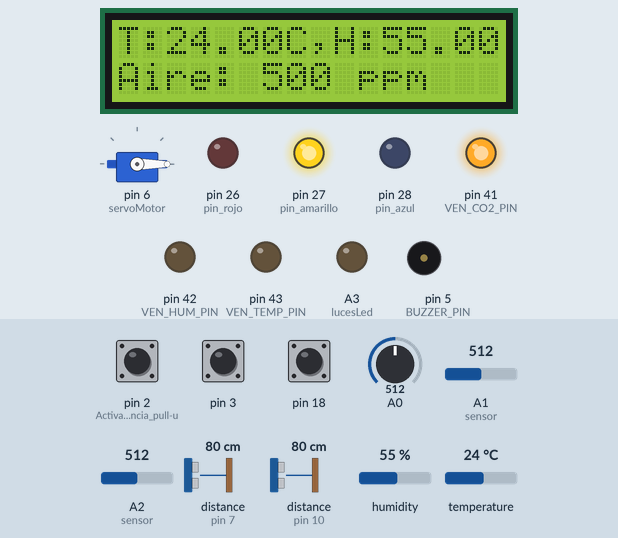
Simulated run of this sketch. Board: Arduino Mega 2560, built with avr-gcc and run on an emulated ATmega2560. On the bench: 16×2 character LCD, servo, output pins drawn as LEDs (lit = HIGH), buzzer (waves = sounding, pin HIGH). Wiring (inferred from the names in the program): 2 × ultrasonic range finder: trigger pin 8, echo pin 7 / trigger pin 11, echo pin 10. The inputs (shaded band) are chosen by the test bench; at power-on: pin 2 (Activa_resistencia_pull-u) HIGH, pin 3 HIGH, humidity 55 %, A0 = 512, temperature 24 °C, pin 18 HIGH, A1 (sensor) = 512, A2 (sensor) = 512, distance to the obstacle (sensors on pin 7, pin 10) 80 cm. The echo pulse lasts 58.3 µs per cm; EEPROM starts erased; pins used as bus, display or sensor lines are not drawn; what the sketch prints to the serial monitor is not drawn.

Above: at 1.4 s.
1.5 s: pin 2 (Activa_resistencia_pull-u) pulled LOW for 0.15 s
At 2.7 s:
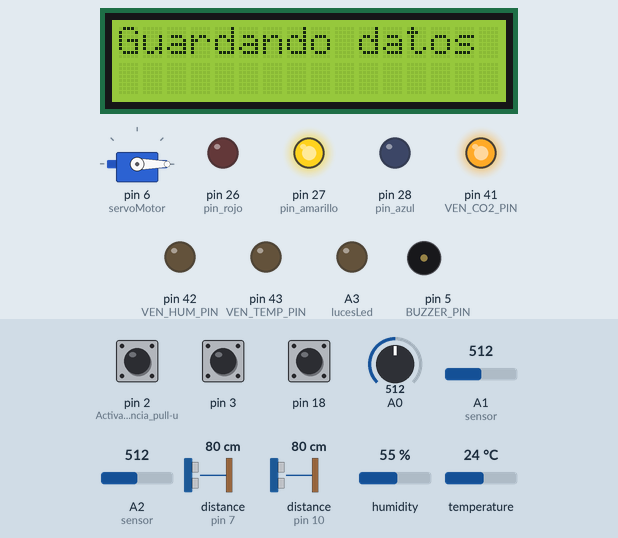
4.4 s: pin 3 pulled LOW for 0.15 s
At 5.4 s:
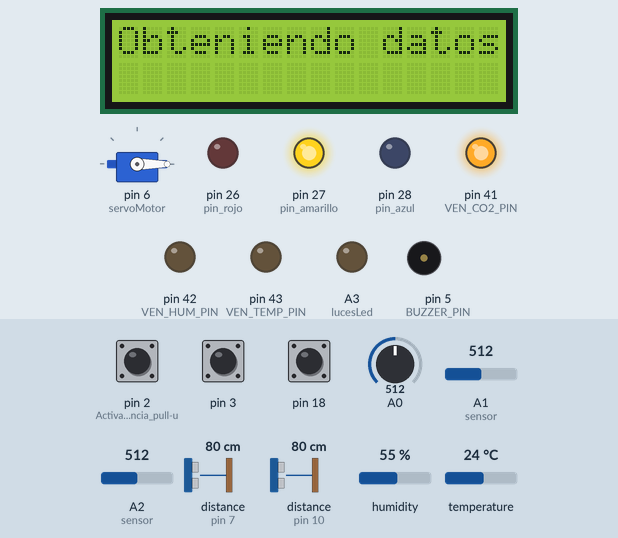
7.1 s: humidity set to 88 %
At 8.9 s:
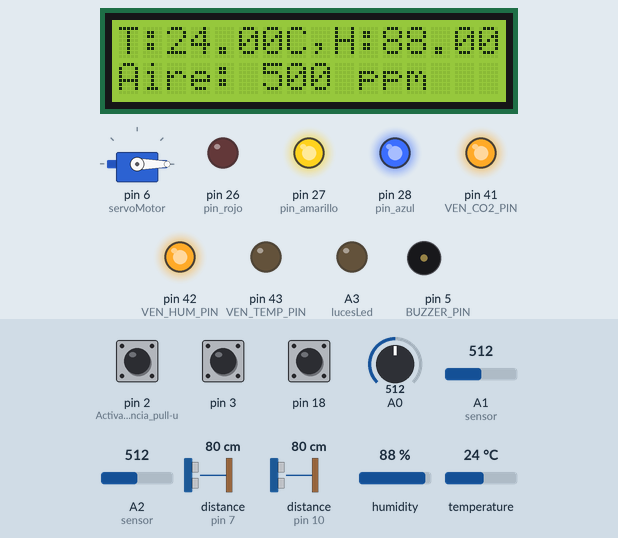
9.3 s: A0 set to 213
At 12.0 s:
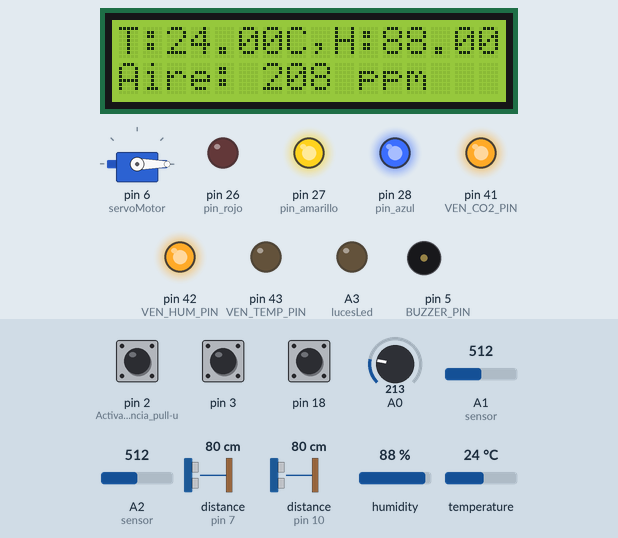
12.6 s: A0 set to 188
At 15.1 s:
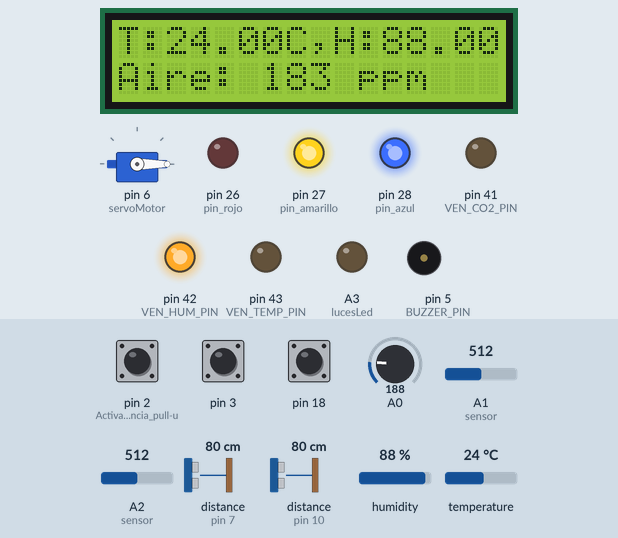
15.9 s: temperature set to 28 °C
At 18.1 s:
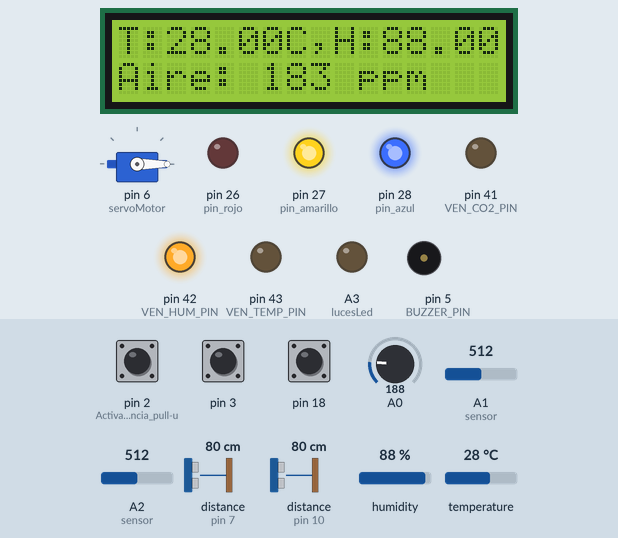
19.2 s: temperature set to 31 °C
Timing chart, 0 to 22.2 s (numbered marks = the images above; inputs shaded):
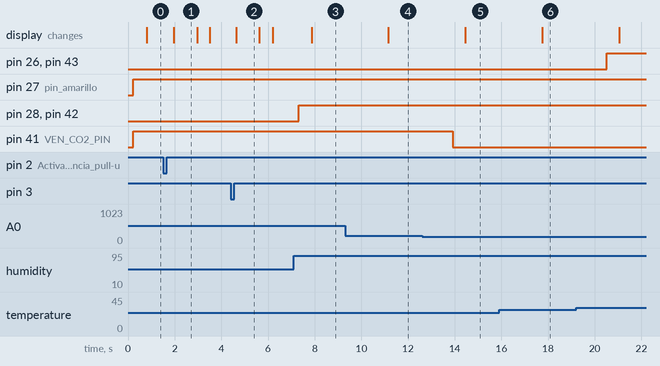

The sketch:

Codigo_Arduino.ino
```cpp
#include <SPI.h>
#include <MFRC522.h>
#include <Servo.h>
#include <ArduinoJson.h>
#include <ArduinoJson.hpp>


#define SS_PIN 53   // SDA del módulo RC522
#define RST_PIN 9   // RST del módulo RC522
//#define SCK_PIN 39  // SCK (Serial Clock)
//#define MOSI_PIN 41 // MOSI (Master Out Slave In)
//#define MISO_PIN 43 // MISO (Master In Slave Out)


//--------------------------Pines fase 2 --------------------------------------
#define VEN_HUM_PIN 42       // pin ventilador humedad
#define VEN_TEMP_PIN 43      // pin venitlador DC tempreatura
#define VEN_CO2_PIN 41      // pin ventilador co2
#define BUZZER_PIN 5  // Pin donde está conectado el buzzer

///--------------------------------------

int gasVal;
volatile int velocidad = 500;
const int maxima = 5000;
const int minima = 100;
const int aumenta = 100;
int serial=0;
float sensibilidad = 0.185; //Ajuste de sensibilidad para sensor de 5A(sensor de corriente)
float corriente= 0.0;
int sensor = A2;
int lectura;
int personas = 0;
// ------------------------------------------
unsigned long tiempo = 0; // dice johnataon que es para archivos grandes


//-------------------- variabeles fase2 -------------------

String json;
StaticJsonDocument<300> doc;

float co2_minimo = 200;           // valor minimo para el sensor Co2 (ventilador)
float humedad_minima = 60;       // valor minimo para la humedad (ventilador)
float temperatura_minima = 30;   // valor minimo para la temperatura (ventilador DC)
float energia_minima = 0.15;       // valor minimo para el consumo de enrgia (Buezzer)
float energia_maxima = 0.40;       // valor minimo para el consumo de enrgia (Buezzer)
bool buzzerActivo = false;  // Variable para activar/desactivar el buzze

MFRC522 rfid(SS_PIN, RST_PIN);


// UIDs de las tarjetas autorizadas
byte uid_autorizado1[] = {0x1C, 0xB1, 0xB5, 0x02};
byte uid_autorizado2[] = {0x73, 0xE8, 0x0D, 0x2D};
byte uid_tamano = 4;  // Tamaño del UID


Servo servoMotor;
int angulo = 0;

int lucesLed = A3;
//---------------------------------------------------------

// Incluimos librería
#include <DHT.h>

// Definimos el pin digital donde se conecta el sensor
#define DHTPIN 4
// Dependiendo del tipo de sensor
#define DHTTYPE DHT11
// Inicializamos el sensor DHT11
DHT dht(DHTPIN, DHTTYPE);
float h;
float t;


// incluir libreria
#include <Wire.h>
// Pines sensor izquierdo (Ultrasonico de distancia)
int Trigger_izq = 11;
int Echo_izq = 10;
int izquierdo_duracion, izquierdo_distancia;

// Pines sensor puerta (Ultrasonico de puerta)
int Trigger_izq2 = 8;
int Echo_izq2 = 7;
int izquierdo_duracion2, izquierdo_distancia2;


//Parte de la lcd
#include <LiquidCrystal_I2C.h>
#include <Wire.h>
LiquidCrystal_I2C lcd(0x27,16,2);

//Para los botones
volatile bool botonPresionado1 = false;
volatile bool botonPresionado2 = false;
volatile bool botonPresionado3 = false;

//Para guardar los datos en la Eprom
#include <EEPROM.h>
float tem_eeprom = 0.0;
float hum_eeprom = 0.0;
float corr_eeprom = 0.0;
int gas_eeprom = 0;
int luz_eepro = 0;

//Pines de las luces led de advertencia
int pin_azul = 28;
int pin_amarillo = 27;
int pin_rojo = 26;


void setup() {
  Serial.begin(9600);

  // ------------------------------------------------------
  pinMode(VEN_CO2_PIN, OUTPUT);
  pinMode(VEN_HUM_PIN, OUTPUT);
  pinMode(VEN_TEMP_PIN, OUTPUT);
  pinMode(BUZZER_PIN, OUTPUT);

  // ------------------------------------------------------
  pinMode(2, INPUT_PULLUP);  // Activa resistencia pull-up interna
  pinMode(3, INPUT_PULLUP);
  pinMode(18, INPUT_PULLUP);

  attachInterrupt(digitalPinToInterrupt(3), setFlag3, FALLING); // Cambio a FALLING
  attachInterrupt(digitalPinToInterrupt(2), setFlag2, RISING); // Cambio a FALLING
  attachInterrupt(digitalPinToInterrupt(18), setFlag1, FALLING);

  // Se declaran los pines sensor izquierdo como Entradas/Salidas
  pinMode(Trigger_izq, OUTPUT);
  pinMode(Echo_izq, INPUT);

  pinMode(Trigger_izq2, OUTPUT);
  pinMode(Echo_izq2, INPUT);


  // Comenzamos el sensor DHT
  dht.begin();

  lcd.init();
  lcd.backlight();

  //Declaracion de pines led
  pinMode(pin_azul, OUTPUT);
  pinMode(pin_amarillo, OUTPUT);
  pinMode(pin_rojo, OUTPUT);

  SPI.begin();
  rfid.PCD_Init();

  servoMotor.attach(6); // Conectar el servo al pin 9
  servoMotor.write(0);
}

void loop() {
  //-------------Este es la parte del sensor de oxigeno
  int sensorValue = analogRead(A0);
  float voltage = sensorValue * (5.0 / 1023.0);
  gasVal = voltage * 200; // Conversión aproximada para CO2


  //-------------Esta es la parte del sensor de corriente
  corriente = promedioCorriente(500); //Esto me calcula el promedio de 500 mediciones del sensor de corriente


  //--------------Esta parte realiza la lectura del sensonr de temperatrura y humedad
  // Leemos la humedad relativa
  h = dht.readHumidity();
  // Leemos la temperatura en grados centígrados (por defecto)
  t = dht.readTemperature();

  // Comprobamos si ha habido algún error en la lectura
  if (isnan(h) || isnan(t)) {
    Serial.println("Error obteniendo los datos del sensor DHT11");
    return;
  }

  // Calcular el índice de calor en grados centígrados
  float hic = dht.computeHeatIndex(t, h, false);


  //---------------Esta es la parte del primer ulttrasonico
  /// Variables Para medir distancia con sensor izquierdo
  digitalWrite(Trigger_izq, HIGH);
  delayMicroseconds(10);
  digitalWrite(Trigger_izq, LOW);
  izquierdo_duracion = pulseIn(Echo_izq, HIGH);
  izquierdo_distancia = (izquierdo_duracion/2) / 29.1;
  //Si la distancia es menor a 10 cierra la puerta
  if (izquierdo_distancia < 9){
    angulo = 0;

    servoMotor.write(angulo); // Mover el servo al ángulo actual
  }


  //---------------Esto lee el valor de la fotoresistencia
  lectura = analogRead(sensor);

  //---------------Esto coloca la cantidad de luz en los leds
  int valorPWM = map(lectura, 0, 1023, 0, 255);  // Escala 10-bit a 8-bit
  analogWrite(lucesLed, valorPWM);  // Escribe la señal PWM en el pin 46


  //---------------Estos son los Botones de Aviso
  if (botonPresionado2) {
    botonPresionado2 = false;
    escribir_Eprom();
  }

  if (botonPresionado3) {
    botonPresionado3 = false;
    leer_Eprom();
  }

  if (botonPresionado1) {
    botonPresionado1 = false;
    mostrar_datos();
  }


  //---------------------------------Leds aviso temperatura
  if(t >= temperatura_minima){
    digitalWrite(pin_rojo, HIGH);
  }else{
    digitalWrite(pin_rojo, LOW);
  }

  if(h > humedad_minima){ // led aviso humedad
    digitalWrite(pin_azul, HIGH);
  }else{
    digitalWrite(pin_azul, LOW);
  }

  if(corriente > energia_maxima || corriente < energia_minima){ // led aviso corriente
    digitalWrite(pin_amarillo, HIGH);
  }else{
    digitalWrite(pin_amarillo, LOW);
  }

  //----------------------------------------------Ventiladores
  if (t >= temperatura_minima) {
      digitalWrite(VEN_TEMP_PIN, HIGH);  // Encender ventilador si temperatura alta
  } else {
      digitalWrite(VEN_TEMP_PIN, LOW);
  }

  if (h >= humedad_minima) {
      digitalWrite(VEN_HUM_PIN, HIGH);  // Encender ventilador si humedad alta

      digitalWrite(VEN_HUM_PIN, HIGH);  // Encender ventilador si humedad alta
  } else {
      digitalWrite(VEN_HUM_PIN, LOW);
  }

  if (gasVal >= co2_minimo) {
      digitalWrite(VEN_CO2_PIN, HIGH);  // Encender ventilador si CO2 alto
  } else {
      digitalWrite(VEN_CO2_PIN, LOW);
  }

  if (corriente > energia_maxima || corriente < energia_minima) {
      digitalWrite(BUZZER_PIN, LOW);  // pin desactivado ---> buzzer encendido
  } else {
      digitalWrite(BUZZER_PIN, HIGH);  // pin activado ---> buzzer apagado
  }


  //--------------------Aca se genera el Json para mandar a la base de datos
  GenerateJson();


  //---------------------------------------------Este es el codigo de la tarjeta rci-------------------
  //Esta es la parte del segundo ulttrasonico (puerta)
  digitalWrite(Trigger_izq2, HIGH);
  delayMicroseconds(10);
  digitalWrite(Trigger_izq2, LOW);
  izquierdo_duracion2 = pulseIn(Echo_izq2, HIGH);
  izquierdo_distancia2 = (izquierdo_duracion2/2) / 29.1;
  //Primero validamos que se encuantre alguien en la puerta
  if(izquierdo_distancia2 < 7){
    //Segundo validamos que la tarjeta sea reconocida
    //  ----------------------
    if (!rfid.PICC_IsNewCardPresent() || !rfid.PICC_ReadCardSerial()) {
        return;  // Si no hay tarjeta, salir de loop()
    }

    Serial.print("Tarjeta detectada! UID: ");
    bool coincide1 = true;
    bool coincide2 = true;

    // Leer y mostrar el UID detectado
    for (byte i = 0; i < rfid.uid.size; i++) {
        Serial.print(rfid.uid.uidByte[i] < 0x10 ? "0" : "");
        Serial.print(rfid.uid.uidByte[i], HEX);
        Serial.print(" ");

        // Comparar con UID 1
        if (i >= uid_tamano || rfid.uid.uidByte[i] != uid_autorizado1[i]) {
            coincide1 = false;
        }

        // Comparar con UID 2
        if (i >= uid_tamano || rfid.uid.uidByte[i] != uid_autorizado2[i]) {
            coincide2 = false;
        }
    }
    Serial.println();

    // Verificar cuál tarjeta es
    if (coincide1) {
        //Serial.println("✅ Acceso autorizado: Tarjeta 1.");
        angulo = 130;
        servoMotor.write(angulo); // Mover el servo al ángulo actual
        //Aymewntamos en uno a las personas
        personas +=1;
        lcd.clear();
        lcd.setCursor(0,0);
        lcd.print("Acceso Exitoso");
        delay(1000);
    } else if (coincide2) {
       // Serial.println("✅ Acceso autorizado: Tarjeta 2.");
       angulo = 130;
        servoMotor.write(angulo); // Mover el servo al ángulo actual
        //Aymewntamos en uno a las personas
        personas +=1;
        lcd.clear();
        lcd.setCursor(0,0);
        lcd.print("Acceso Exitoso");
        delay(1000);
    } else {
       // Serial.println("❌ Acceso denegado. Tarjeta no reconocida.");
       lcd.clear();
        lcd.setCursor(0,0);
        lcd.print("Acceso Denegado");
        delay(1000);
    }

    rfid.PICC_HaltA();
    rfid.PCD_StopCrypto1();
  }

  rfid.PICC_HaltA();
  rfid.PCD_StopCrypto1();
  //---------------------------------------------Fin tarjeta rci--------------------------

  loop_lcd();
  delay(1000);
}


// ISR pin 2, guardar datos en la eprom
void setFlag2() {
  botonPresionado2 = true;  // ISR solo cambia la bandera
}

void escribir_Eprom(){
  EEPROM.put(0, t);
  EEPROM.put(5, h);
  EEPROM.put(10, corriente);
  EEPROM.put(15, gasVal);
  EEPROM.put(20, lectura);
  Serial.println(".......Datos guardados......");
  lcd.clear();
  lcd.setCursor(0,0);
  lcd.print("Guardando datos");
  delay(1000);
  lcd.clear();
}


// ISR pin 3, obtiene los valores de la Eprom
void setFlag3() {
  botonPresionado3 = true;  // ISR solo cambia la bandera
}

void leer_Eprom(){
  EEPROM.get(0, tem_eeprom);
  EEPROM.get(5, hum_eeprom);
  EEPROM.get(10, corr_eeprom);
  EEPROM.get(15, gas_eeprom);
  EEPROM.get(20, luz_eepro);
  Serial.println(".......Datos obtenidos......");
  lcd.clear();
  lcd.setCursor(0,0);
  lcd.print("Obteniendo datos");
  delay(1000);
  lcd.clear();
}


//En esta parte se carga el mesaje a la lcd
void setFlag1() {
  botonPresionado1 = true;  // ISR solo cambia la bandera
}

void mostrar_datos(){
  lcd.clear();
  lcd.setCursor(0,0);
  lcd.print("T:");
  lcd.print(String(tem_eeprom));
  lcd.print("C");
  lcd.print(",H:");
  lcd.print(String(hum_eeprom));
  lcd.setCursor(0,1);
  lcd.print("Aire: ");
  lcd.print(String(gas_eeprom));
  lcd.print(" ppm");
  Serial.println("....Mostrando datos........");
  delay(2000);
}

void loop_lcd(){
  /*EEPROM.put(0, t);
  EEPROM.put(5, h);
  EEPROM.put(10, corriente);
  EEPROM.put(15, gasVal);
  EEPROM.put(20, lectura);
  Serial.println(".......Datos guardados......");
  lcd.clear();
  lcd.setCursor(0,0);
  lcd.print("Guardando datos");
  delay(1500);
  lcd.clear();*/
  lcd.clear();
  lcd.setCursor(0,0);
  lcd.print("T:");
  lcd.print(String(t));
  lcd.print("C");
  lcd.print(",H:");
  lcd.print(String(h));
  lcd.setCursor(0,1);
  lcd.print("Aire: ");
  lcd.print(String(gasVal));
  lcd.print(" ppm");
}


//Funcion para promediar el valor de la corriente
float promedioCorriente(int muestra){
  float sensorA1;
  float intencidad=0;
  for(int i=0;i<muestra;i++){
    sensorA1 = analogRead(A1) * (5.0/1023.0);//Leemos el sensor de corriente
    intencidad=intencidad+(sensorA1-2.5)/sensibilidad; //Este es el caclculo para obtener el valor de consumo
  }
  intencidad=intencidad/muestra;
  if(intencidad < 0){
    intencidad = -1*intencidad;
  }
  return intencidad;
}


// Esto es para generar el Json
void GenerateJson(){
  doc["temperatura"] = t;
  doc["humedad"] = h;
  doc["Aire"] = gasVal;
  doc["Iluminacion"] = lectura;
  doc["Personas"] = personas;
  doc["corriente"] = corriente;

  serializeJson(doc, json);
  if (tiempo == 0) {
    Serial.println(json);
    tiempo = millis();
  } else if (millis() - tiempo >= 5000) {
    tiempo = millis();
    Serial.println(json);
  }
  delay(500);
}
```

Measured:
- the behaviour switches between 205 and 204 on A0 (found by bisection; images 4 and 5)
- after the input at 1.5 s, the display: changes after 0.46 s (image 1)
- after the input at 4.4 s, the display: changes after 0.23 s (image 2)
- after the input at 7.1 s, pin 28 (pin_azul), pin 42 (VEN_HUM_PIN): LOW → HIGH after 0.22 s; the display: changes after 0.76 s (image 3)
- after the input at 9.3 s, the display: changes after 1.8 s (image 4)
- after the input at 12.6 s, pin 41 (VEN_CO2_PIN): HIGH → LOW after 1.3 s; the display: changes after 1.9 s (image 5)
- after the input at 15.9 s, the display: changes after 1.8 s (image 6)
- after the input at 19.2 s, pin 26 (pin_rojo), pin 43 (VEN_TEMP_PIN): LOW → HIGH after 1.3 s
